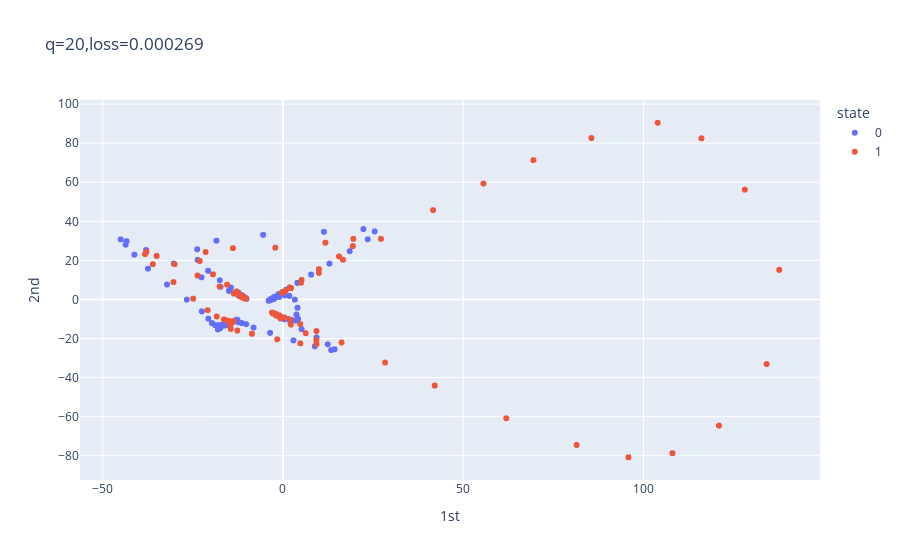

Notebook code for this chart:
### Markdown cell above
M: how many epochs you use

### Code cell
M = 10000 # How many epochs
epochs = range(M)
losses = [np.nan]*M
MRA_pca = MRA_generate(d,nt,1000,sigma,ne,g,replace=0)
pca_cb = PCA(n_components=2)
MRA_pca.generate_default()
X = MRA_training.X
clear_output()
N_shifts = MRA_pca.shifts.reshape(-1,1)
N_states = np.repeat(MRA_pca.states,nt)
df_states = pd.DataFrame(N_states,columns=['state']).astype('object') 
df_shifts = pd.DataFrame(N_shifts,columns=['shift'])
class CustomCallback(tf.keras.callbacks.Callback):
    def on_epoch_end(self, epoch, logs=None):
        losses[epoch] = logs["loss"]
        print("For epoch {:d}, loss is {:f}.".format(epoch, logs["loss"]))
        if epoch % 50 == 0:
            clear_output(wait = True)
            _, Ns = latent(model,MRA_pca)
            N_reshaped = Ns.reshape(-1,q)
            pca_N = pca_cb.fit_transform(N_reshaped)
            df = pd.DataFrame(pca_N, columns = ['1st','2nd'])
            df = pd.concat([df,df_states,df_shifts],axis=1)
            fig = px.scatter(df, x='1st', y='2nd', color='state', text='shift', title='q=%d,loss=%f'%(q,logs["loss"]))
            fig.update_layout(height=500)
            fig.show()
history = model.fit(X,X,epochs=M,verbose=0,callbacks=[CustomCallback()])

### Figure 1 — Plotly figure (JSON) as saved in the notebook; plotly's stock layout.template omitted (floating-point values rounded to 4 significant figures; data arrays with more than 128 entries replaced by an {"elided": "..."} marker saying what was removed)
{"data": [{"hovertemplate": "state=0<br>1st=%{x}<br>2nd=%{y}<br>shift=%{text}<extra></extra>", "legendgroup": "0", "marker": {"color": "#636efa", "symbol": "circle"}, "mode": "markers+text", "name": "0", "showlegend": true, "text": {"elided": "10000 int values"}, "type": "scattergl", "x": {"elided": "10000 float values"}, "xaxis": "x", "y": {"elided": "10000 float values"}, "yaxis": "y"}, {"hovertemplate": "state=1<br>1st=%{x}<br>2nd=%{y}<br>shift=%{text}<extra></extra>", "legendgroup": "1", "marker": {"color": "#EF553B", "symbol": "circle"}, "mode": "markers+text", "name": "1", "showlegend": true, "text": {"elided": "10000 int values"}, "type": "scattergl", "x": {"elided": "10000 float values"}, "xaxis": "x", "y": {"elided": "10000 float values"}, "yaxis": "y"}], "layout": {"autosize": true, "legend": {"title": {"text": "state"}, "tracegroupgap": 0}, "title": {"text": "q=20,loss=0.000269"}, "xaxis": {"anchor": "y", "autorange": true, "domain": [0, 1], "range": [-56.55, 149.2], "title": {"text": "1st"}, "type": "linear"}, "yaxis": {"anchor": "x", "autorange": true, "domain": [0, 1], "range": [-92.87, 102.5], "title": {"text": "2nd"}, "type": "linear"}}}
